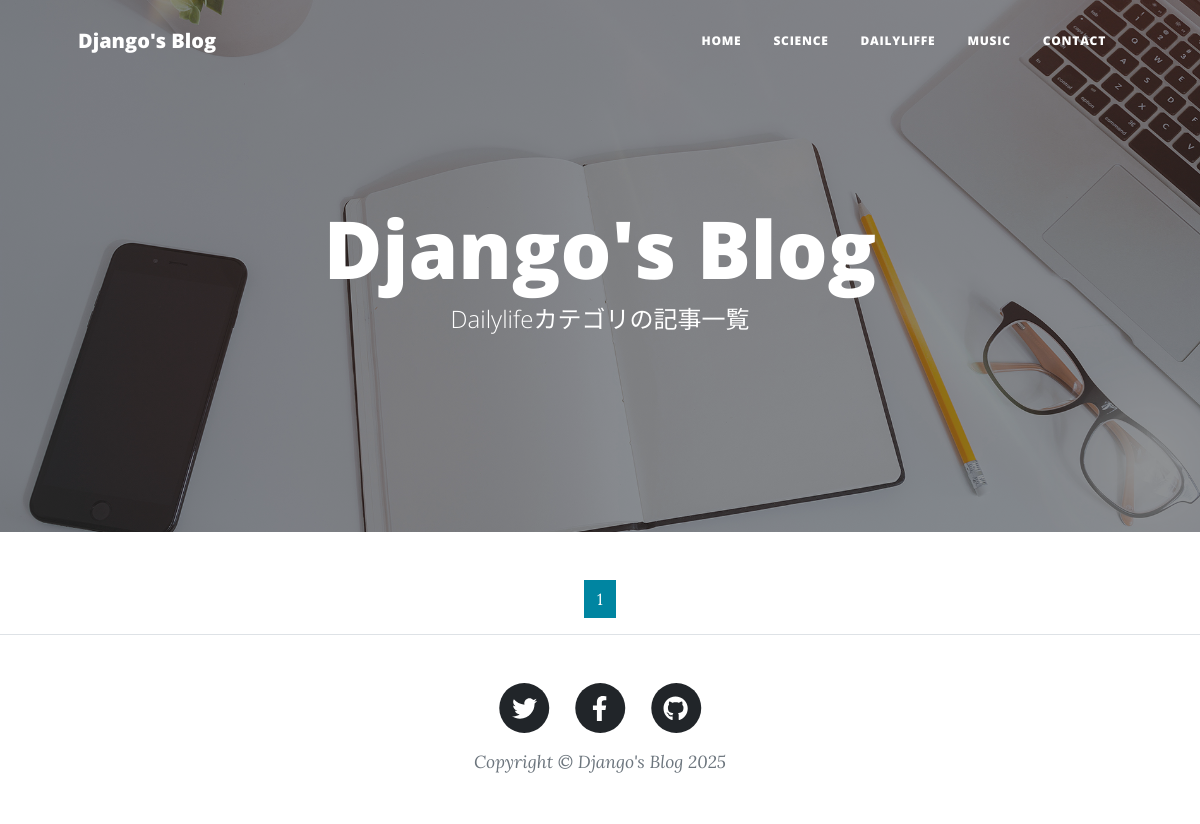
/dailylife-list/, run on an earlier commit of the app's database.
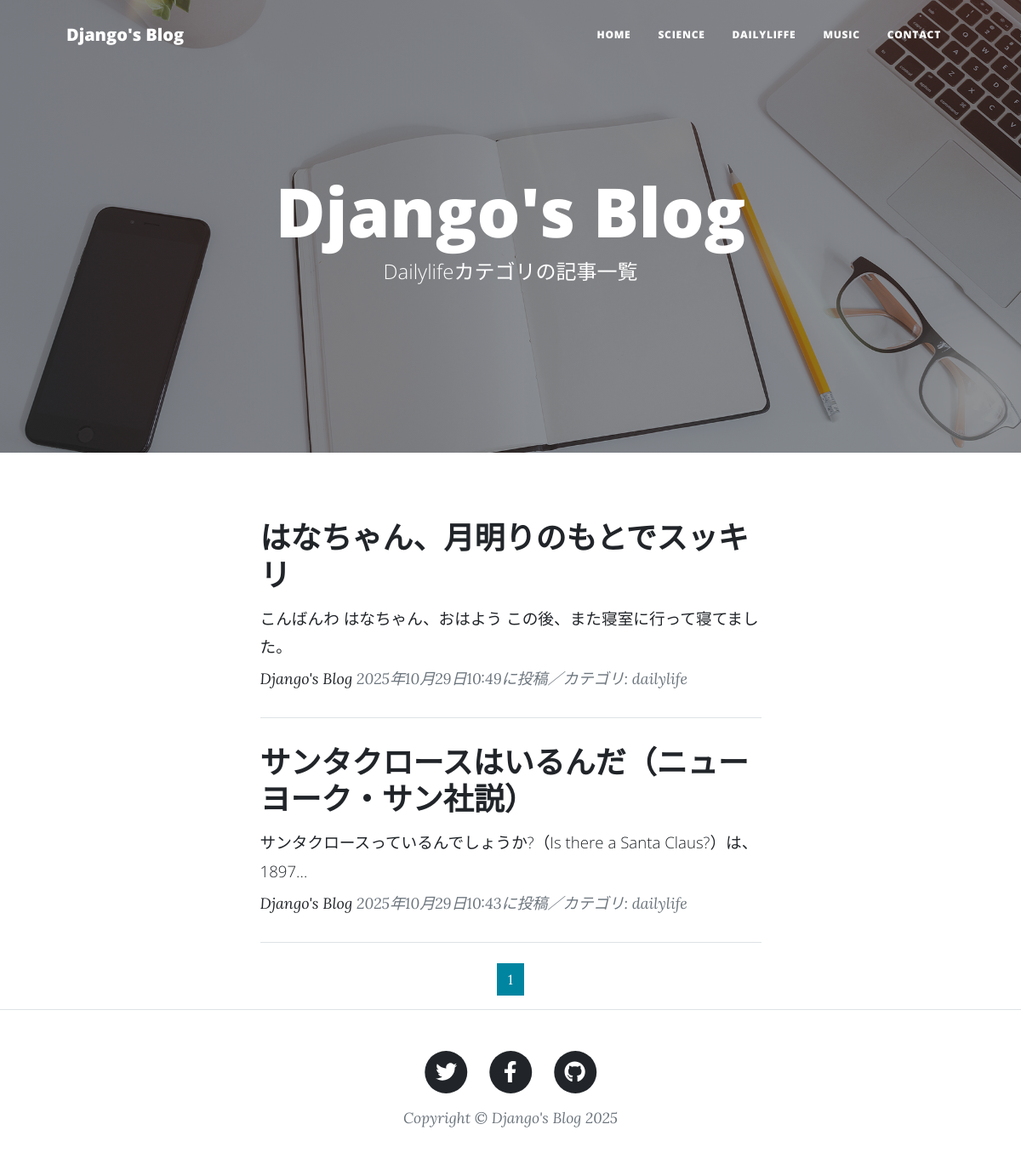
And on a later commit of the database.
### blogapp/models.py (models this page shows, shortened)
class BlogPost(models.Model):
    CATEGORY = (('science', '科学のこと'),
                ('dailylife', '日常のこと'),
                ('music', '音楽のこと'))
    title = models.CharField(
        verbose_name='タイトル', # フィールドのタイトル
        max_length=200        # 最大文字数は200
        )
    content = models.TextField(
        verbose_name='本文'   # フィールドのタイトル
        )
    posted_at = models.DateTimeField(
        verbose_name='投稿日時', # フィールドのタイトル
        auto_now_add=True       # 日時を自動追加
        )
    category = models.CharField(
        verbose_name='カテゴリ', # フィールドのタイトル
        max_length=50,        # 最大文字数は50
        choices=CATEGORY # categoryフィールドにはCATEGORYの要素のみを登録
        )

### blogapp/views.py (the view)
class DailylifeView(ListView):
    template_name ='blogapp/dailylife_list.html'
    model = BlogPost
    context_object_name = 'dailylife_records'
    queryset = BlogPost.objects.filter(
        category='dailylife').order_by('-posted_at')
    paginate_by = 2

### blogapp/templates/blogapp/dailylife_list.html (shortened to what this page needs)
{% extends 'blogapp/base.html' %}
{% load static %}
        {% block header %}
        <header class="masthead" style="background-image: url('{% static "assets/img/home-bg.jpg" %}')">
            <div class="container position-relative px-4 px-lg-5">
                <div class="row gx-4 gx-lg-5 justify-content-center">
                    <div class="col-md-10 col-lg-8 col-xl-7">
                        <div class="site-heading">
                            <h1>Django's Blog</h1>
                            <span class="subheading">
                                Dailylifeカテゴリの記事一覧</span>                        </div>
                    </div>
                </div>
            </div>
        </header>
        {% endblock header %}
        {% block contents %}
        <div class="container px-4 px-lg-5">
            <div class="row gx-4 gx-lg-5 justify-content-center">
                <div class="col-md-10 col-lg-8 col-xl-7">
                    {% for record in dailylife_records %}
                    <div class="post-preview">
                        <a href="{% url 'blogapp:blog_detail' record.pk %}">
                            <h2 class="post-title">
                                {{record.title}}</h2>
                            <h3 class="post-subtitle">
                                <span style="font-size : 14pt">
                                    {{record.content|truncatechars:50}}
                                </span>
                            </h3>
                        </a>
                        <p class="post-meta">
                            <a href="#">Django's Blog</a>
                            {{record.posted_at}}に投稿／カテゴリ:
                            {{record.category}}
                        </p>
                    </div>
                    <hr class="my-4" />
                    {% endfor %}
                    {% include "blogapp/pagination.html" %}
                </div>
            </div>
        </div>
        {% endblock contents %}

What changed in the data, as far as the page shows it:
added BlogPost: title "はなちゃん、月明りのもとでスッキリ", content "こんばんわ はなちゃん、おはよう この後、また寝室に行って寝てました。", posted_at "2025年10月29日10:49", category "dailylife"
added BlogPost: title "サンタクロースはいるんだ（ニューヨーク・サン社説）", content "サンタクロースっているんでしょうか?（Is there a Santa Claus?）は、1897…", posted_at "2025年10月29日10:43", category "dailylife"
